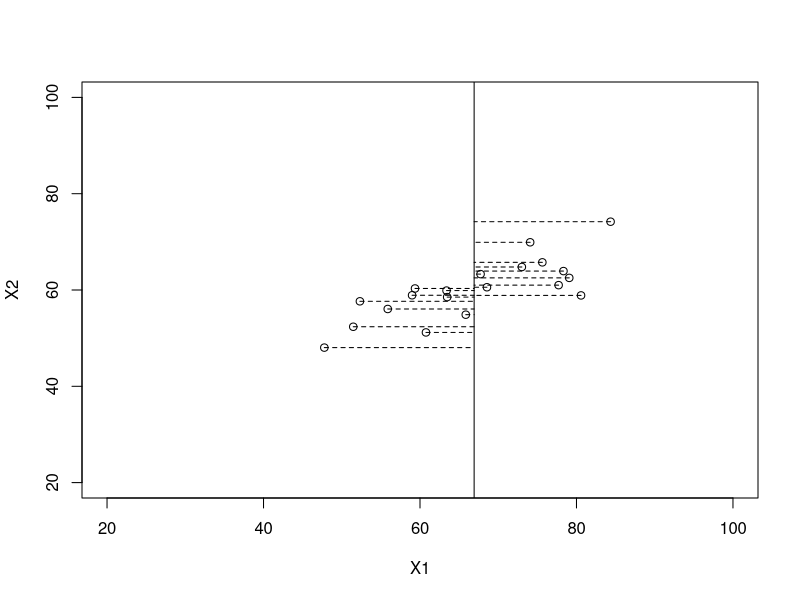
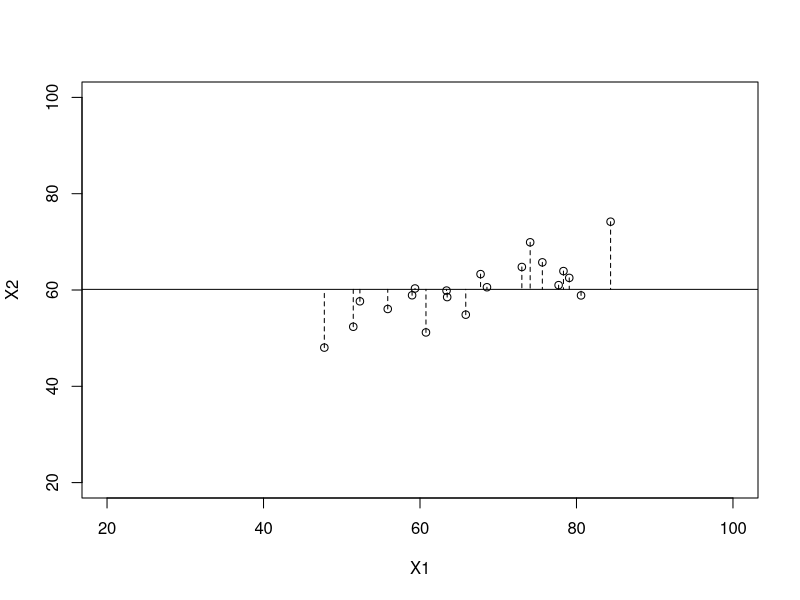
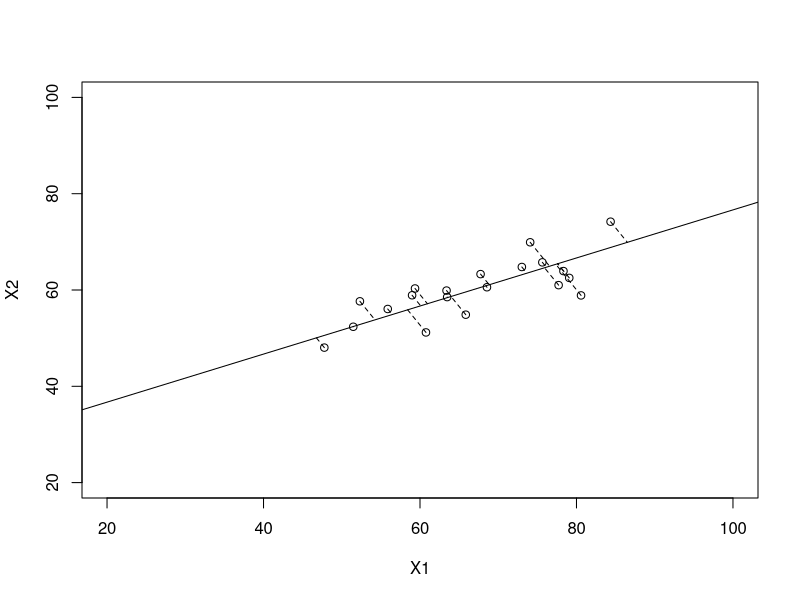
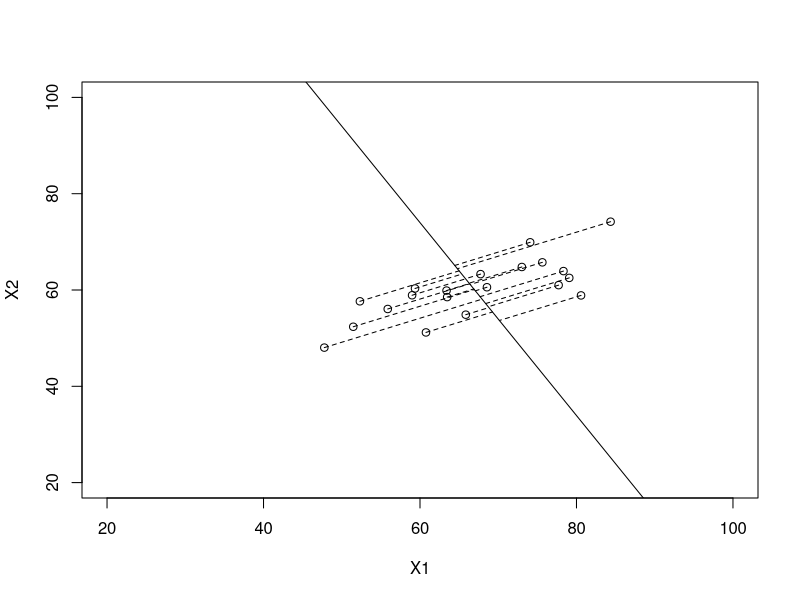
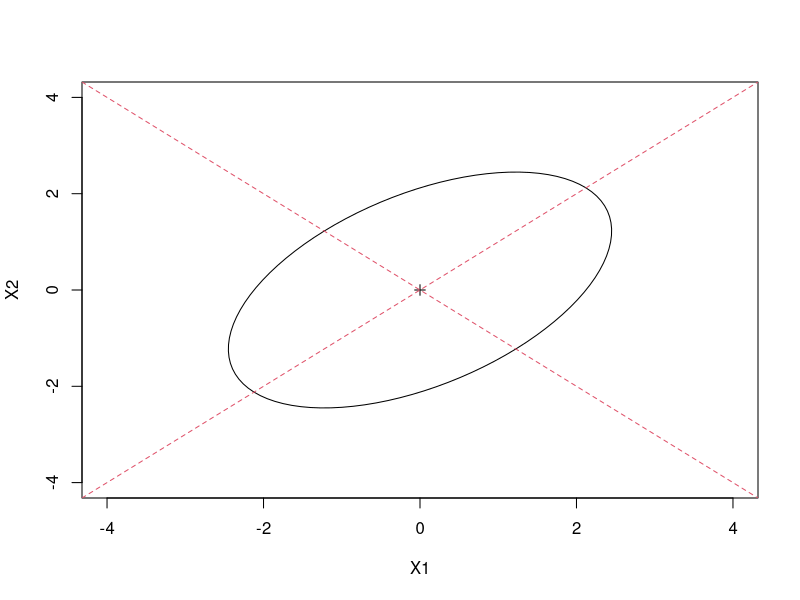
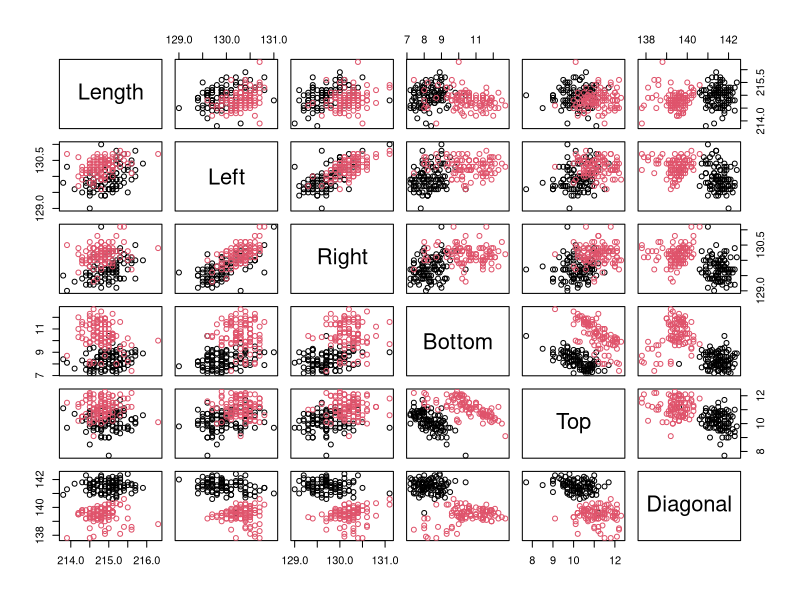
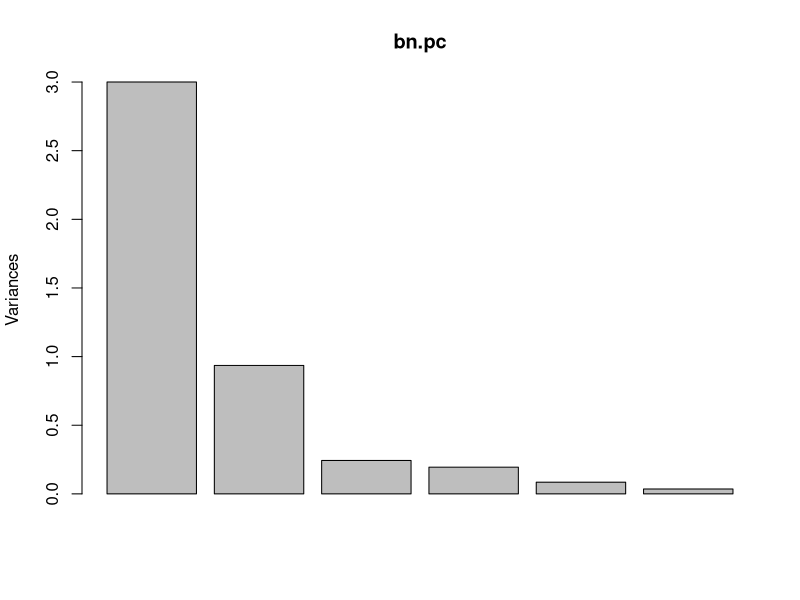
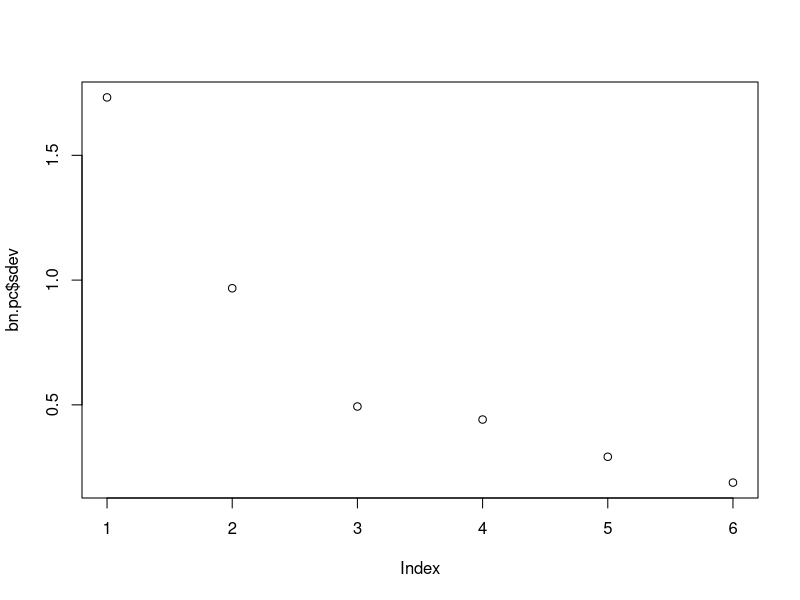

The R script that drew these images, in order:
library(mvtnorm)
library(ellipse)
library(psych)
library(glasso)

##################################################################################

# The function ellipsem() adds the ellipse t(x-mu)%*%amat%*%(x-mu) = c2 to the 
# current plot or a new plot; function ellipse() draws an ellipse given the 
# half-lengths of the axes, the angle of orientation, and the centre; angle() 
# computes the angle between the X-axis and a vector drawn from the origin to 
# the point (x, y).

ellipsem <- function (mu, amat, c2, npoints = 100, showcentre = T, ...) { 
  if(all(dim(amat) == c(2, 2))) { 
    eamat <- eigen(amat) 
    hlen <- sqrt(c2/eamat$val) 
    theta <- angle(eamat$vec[1, 1], eamat$vec[2, 1]) 
    ellipse(hlen[1], hlen[2], theta, mu[1], mu[2], npoints = npoints, ...) 
    if (showcentre) points(mu[1], mu[2], pch = 3) 
  } 
  invisible() 
}

ellipse <- function (hlaxa = 1, hlaxb = 1, theta = 0, xc = 0, yc = 0, 
                     newplot = T, npoints = 100, ...) { 
  a <- seq(0, 2 * pi, length = npoints + 1) 
  x <- hlaxa * cos(a) 
  y <- hlaxb * sin(a) 
  alpha <- angle(x, y) 
  rad <- sqrt(x^2 + y^2) 
  xp <- rad * cos(alpha + theta) + xc 
  yp <- rad * sin(alpha + theta) + yc 
  if (newplot) 
    plot(xp, yp, type = "l", ...) 
  else lines(xp, yp, ...) 
  invisible() 
}

angle <- function (x, y) { 
  angle2 <- function(xy) { 
    x <- xy[1] 
    y <- xy[2] 
    if (x > 0) { 
      atan(y/x) 
    } else { 
      if (x < 0 & y != 0) { 
        atan(y/x) + sign(y) * pi 
      } else { 
        if (x < 0 & y == 0) { 
          pi 
        } else { 
          if (y != 0) { 
            (sign(y) * pi)/2 
          } else { 
            NA 
          } 
        } 
      } 
    } 
  } 
  apply(cbind(x, y), 1, angle2) 
}

############ Principal Component Analysis #########################################

### Drawing the distance of points from lines in the scatter plot like 
### in slides 6-9 in lecture slides Week8_PCA1.pdf

x <- read.csv("class_scores.csv")
mean.x <- colMeans(x)
# png("pca_var1.png")
plot(x[,1], x[,2], xlab="X1", ylab="X2", xlim=c(20,100), ylim=c(20,100))
abline(v=mean.x[1])
for(i in 1:dim(x)[1]) {
  segments(x[i,1], x[i,2], mean.x[1], x[i,2], lty=2)
}
# dev.off()

# png("pca_var2.png")
plot(x[,1], x[,2], xlab="X1", ylab="X2", xlim=c(20,100), ylim=c(20,100))
abline(h=mean.x[2])
for(i in 1:dim(x)[1]) {
  segments(x[i,1], x[i,2], x[i,1], mean.x[2], lty=2, xlim=c(20,100), ylim=c(20,100))
}
# dev.off()

cov.x <- cov(x)
pc <- eigen(cov.x)
b <- pc$vectors[2,1]/pc$vectors[1,1]
a <- mean.x[2] - b*mean.x[1]
perp.segment.coord <- function(x0, y0, a=0,b=1){
  #finds endpoint for a perpendicular segment from the point (x0,y0) to the line
  # defined by lm.mod as y=a+b*x
  x1 <- (x0+b*y0-a*b)/(1+b^2)
  y1 <- a + b*x1
  return(cbind(x1, y1))
}
ss <- perp.segment.coord(x[,1], x[,2], a, b)
# png('pca_var3.png')
plot(x[,1], x[,2], xlab="X1", ylab="X2", xlim=c(20,100), ylim=c(20,100))
abline(a, b)
for(i in 1:dim(x)[1]) {
  segments(x[i,1], x[i,2], ss[i,1], ss[i,2], lty=2, xlim=c(0,100), ylim=c(0,100))
}
# dev.off()
b <- pc$vectors[2,2]/pc$vectors[1,2]
a <- mean.x[2] - b*mean.x[1]
ss <- perp.segment.coord(x[,1], x[,2], a, b)
# png('pca_var4.png')
plot(x[,1], x[,2], xlab="X1", ylab="X2", xlim=c(20,100), ylim=c(20,100))
abline(a, b)
for(i in 1:dim(x)[1]) {
  segments(x[i,1], x[i,2], ss[i,1], ss[i,2], lty=2, xlim=c(0,100), ylim=c(0,100))
}
# dev.off()

###############################################################

### Drawing the contour ellipse for multivariate normal density 
### and the population principal components

mu <- c(0, 0)
cov.x <- matrix(c(1, 0.5, 0.5, 1), nrow=2)
qchisq(0.95, 2)
pc <- eigen(cov.x)
b1 <- pc$vectors[2,1]/pc$vectors[1,1]
a1 <- mu[2] - b1*mu[1]
b2 <- pc$vectors[2,2]/pc$vectors[1,2]
a2 <- mu[2] - b2*mu[1]
#png("pca_var5.png")
ellipsem(mu, solve(cov.x), 6, xlim=c(-4,4), ylim=c(-4,4),
         xlab="X1", ylab="X2")
abline(a1, b1, lty=2, col=2)
abline(a2, b2, lty=2, col=2)
#dev.off()

###############################################################

### Principal Components for Banknote data
x <- read.csv("banknote.csv")

# png("banknote1,png")
pairs(x[, 1:6], col=(x$Y+1))  # Scatter plot pairs
# dev.off()

bn.pc <- prcomp(x[, 1:6])  # principal component function
plot(bn.pc)  # plot of eigenvalues
## biplot(bn.pc) 
summary(bn.pc)  # summary of variances of each principal directions
plot(bn.pc$sdev)  # standard deviations of each principal component
plot(cumsum(bn.pc$sdev^2)/sum(bn.pc$sdev^2)) # plot of cumulative variance of PCs  

bn.pc1 <- prcomp(x[, 1:6], scale. = T)  # PCA of Sample Correlation Matrix

bn.pc1$rotation  # Loadings of the PCs
plot(bn.pc1$rotation[,1])  # plot of loadings of First PC
abline(h=0)

plot(cumsum(bn.pc1$sdev^2)/sum(bn.pc1$sdev^2))  # plot of cumulative variance of PCs 

###############################################################

# Class Scores
x <- read.csv("class_scores.csv")

pc <- prcomp(x)  # Eigen decomposition of Sample Covariance
pc1 <- prcomp(x, scale. = T)  # Eigen decomposition of Sample Covariance

plot(pc1)  # plot of eigenvalues
#biplot(ov.pc)
summary(pc1)  # summary of variances of each principal directions
plot(pc1$sdev)  # standard deviations of each principal component
plot(cumsum(pc1$sdev)/sum(pc1$sdev))  # plot of cumulative variance of PCs

# Plot of Principal Component Directions
mean.x <- colMeans(x)
x <- t(t(x)-mean.x)
mean.x <- colMeans(x)
cv.x <- cov(x)
b1 <- pc$rotation[2,1]/pc$rotation[1,1]
a1 <- mean.x[2] - b1*mean.x[1]
b2 <- pc$rotation[2,2]/pc$rotation[1,2]
a2 <- mean.x[2] - b2*mean.x[1]
#png("pca_var6.png")
plot(x[,1], x[,2], xlab="X1", ylab="X2", xlim=c(-40,40), ylim=c(-40,40))
ellipsem(mean.x, solve(cv.x), 6, newplot=F)
abline(a1, b1, lty=2, col=2)
abline(a2, b2, lty=2, col=2)
#dev.off()
